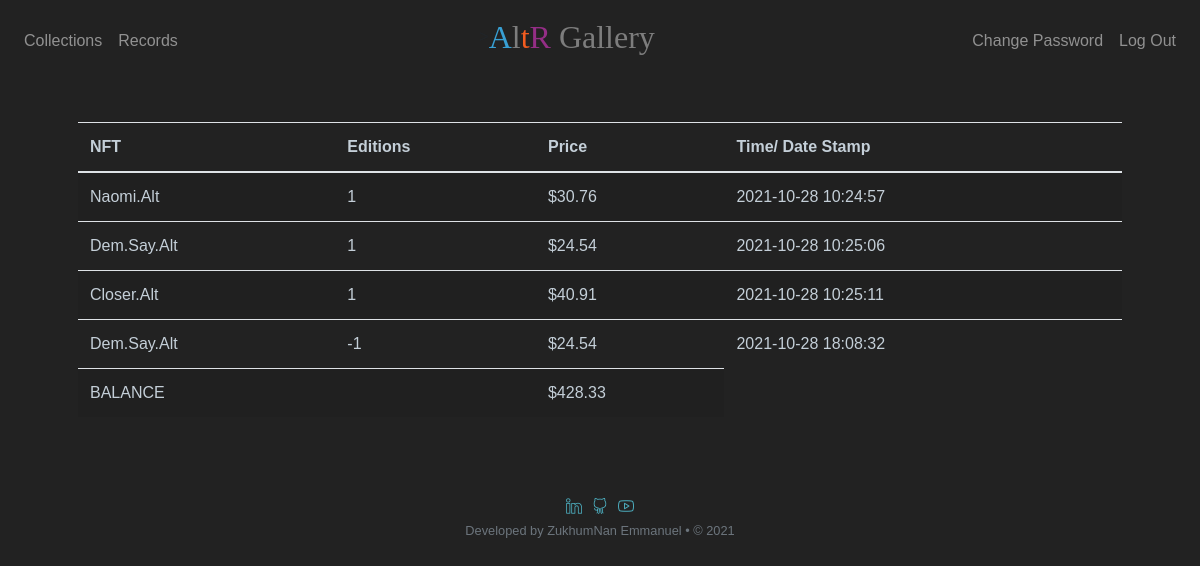
/records (signed in), run on the app's committed database.
### tables this page shows
CREATE TABLE 'purchases' (
    'id' INTEGER PRIMARY KEY AUTOINCREMENT NOT NULL,
    'user_id' INTEGER NOT NULL,
    "NFT" TEXT NOT NULL,
    'price' NUMERIC NOT NULL,
    "edition" INTEGER NOT NULL,
    'transaction' TIMESTAMP DEFAULT CURRENT_TIMESTAMP NOT NULL,
    FOREIGN KEY(user_id) REFERENCES users(id)
);

### app.py (the view)
@app.route("/records")
@login_required
def records():
    rows = db.execute("""SELECT *
                            FROM purchases
                            WHERE user_id = :user_id;""",
                            user_id=session["user_id"])
    portfolio = []
    total_cash = 0
    for row in rows:
        portfolio.append({
            "NFT": row["NFT"],
            "edition": row["edition"],
            "price": usd(row["price"]),
            "transacted": row["transaction"]
        })
    rows = db.execute("SELECT cash FROM users WHERE id=:user_id", user_id=session["user_id"])
    total_cash += rows[0]["cash"]
    return render_template("records.html", purchases=portfolio, cash=usd(rows[0]["cash"]), total=usd(total_cash))

### app.py (called while the page is built)
@app.after_request
def after_request(response):
    response.headers["Cache-Control"] = "no-cache, no-store, must-revalidate"
    response.headers["Expires"] = 0
    response.headers["Pragma"] = "no-cache"
    return response

### helpers.py (called while the page is built)
def login_required(f):
    @wraps(f)
    def decorated_function(*args, **kwargs):
        if session.get("user_id") is None:
            return redirect("/login")
        return f(*args, **kwargs)
    return decorated_function

def usd(value):
    return f"${value:,.2f}"

### templates/records.html (shortened to what this page needs)
{% extends "layout.html" %}
{% block main %}
    <table class="table table-striped f_main" style="width:100%">
        <thead style="color: rgb(196, 207, 216);">
            <tr>
              <th>NFT</th>
              <th>Editions</th>
              <th>Price</th>
              <th>Time/ Date Stamp</th>
            </tr>
        </thead>
        <tbody style="color: rgb(196, 207, 216);">
            {% for portfolio in purchases %}
            <tr>
                <td>{{ portfolio.NFT }}</td>
                <td>{{ portfolio.edition }}</td>
                <td>{{ portfolio.price }}</td>
                <td>{{ portfolio.transacted }}</td>
            </tr>
            {% endfor %}
            <tr>
                <td colspan="2">BALANCE</td>
                <td>{{ cash }}</td>
            </tr>
        </tbody>
    </table>
{% endblock %}

### static/styles.css (style rules this page uses)
.f_main { overflow-x: auto; text-align: left; }
body { font-family: 'Anurati', sans-serif !important; background-color: #222; }
:root { color-scheme: light dark; --background-color: #fff; --secondary-background-color: #f7f7f7; --color-blue: #049EF4; --text-color: #444; --secondary-text-color: #9e9e9e; --font-size: 16px; --line-height: 26px; --border-style: 1px solid #E8E8E8; --header-height: 48px; --panel-width: 300px; --panel-padding: 16px; --icon-size: 20px; }

### data on the page
purchases: NFT "Naomi.Alt", edition "1", price "$30.76", transacted "2021-10-28 10:24:57"
purchases: NFT "Dem.Say.Alt", edition "1", price "$24.54", transacted "2021-10-28 10:25:06"
purchases: NFT "Closer.Alt", edition "1", price "$40.91", transacted "2021-10-28 10:25:11"
purchases: NFT "Dem.Say.Alt", edition "-1", price "$24.54", transacted "2021-10-28 18:08:32"

### other printed values
{{ cash }} "$428.33"
